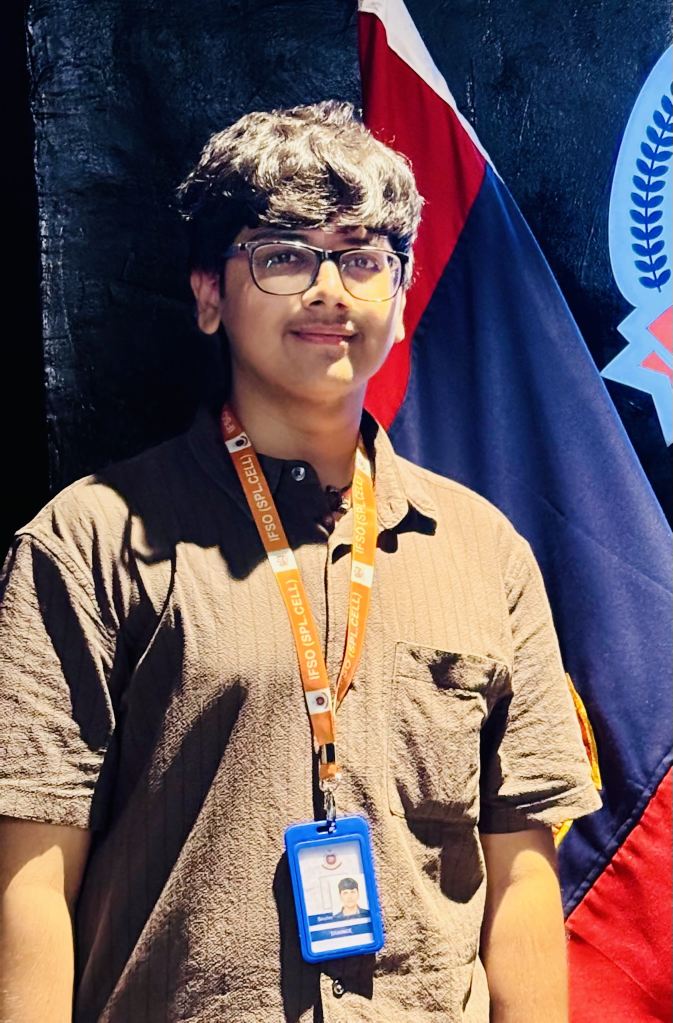
#> input picture final-images/team/ags-classroom.jpeg, 1345 x 2045 px, found by its file name (shown at 1/2 size); its folder holds 4 pictures in this run
$ python optimize_team_images_v2.py
#> lines starting #> are read from the running program, lines starting #| are printed output that depends on the picture
import os
from PIL import Image, ImageOps

# Source is the original high-res folder
SOURCE_DIR = "/Users/adityapaswan/soup/projects/utkarsh26/final-images/team"
# Destination is the public assets folder
DEST_DIR = "/Users/adityapaswan/soup/projects/utkarsh26/hasfilm/public/assets/team"

MAX_WIDTH = 1000
QUALITY = 85

def optimize_images():
    # Ensure dest exists
    os.makedirs(DEST_DIR, exist_ok=True)

    # Filter for source image types
    files = [f for f in os.listdir(SOURCE_DIR) if not f.startswith('.') and f.lower().endswith(('.jpg', '.jpeg', '.png', '.JPG'))]

    print(f"Found {len(files)} images to fix and optimize from source...")

    for f in files:
        file_path = os.path.join(SOURCE_DIR, f)
        base_name, _ = os.path.splitext(f)
        output_path = os.path.join(DEST_DIR, f"{base_name}.webp")

        try:
            with Image.open(file_path) as img:
                # Fix orientation from EXIF
#> img is the input picture: PIL image 1345x2045 RGB; mean R, G, B 105.9, 88.2, 92.4
                img = ImageOps.exif_transpose(img)

                # Resize if too large
                if img.width > MAX_WIDTH:
                    ratio = MAX_WIDTH / img.width
#> ratio = 0.743
                    new_height = int(img.height * ratio)
#> new_height = 1520
                    img = img.resize((MAX_WIDTH, new_height), Image.Resampling.LANCZOS)
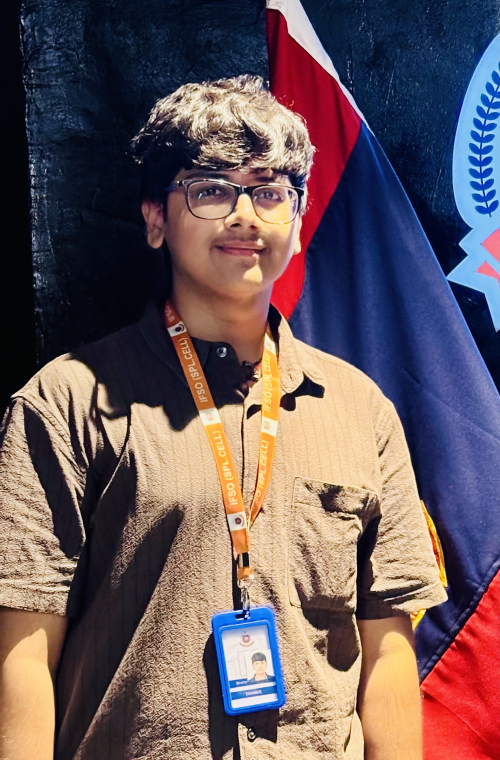
#> img: PIL image 1000x1520 RGB (shown at 1/2 size); mean R, G, B 105.9, 88.2, 92.4

                # Save as WebP
                img.save(output_path, 'WEBP', quality=QUALITY)
                print(f"Fixed & Optimized: {f} -> {base_name}.webp")

        except Exception as e:
            print(f"Error processing {f}: {e}")

if __name__ == "__main__":
    optimize_images()
